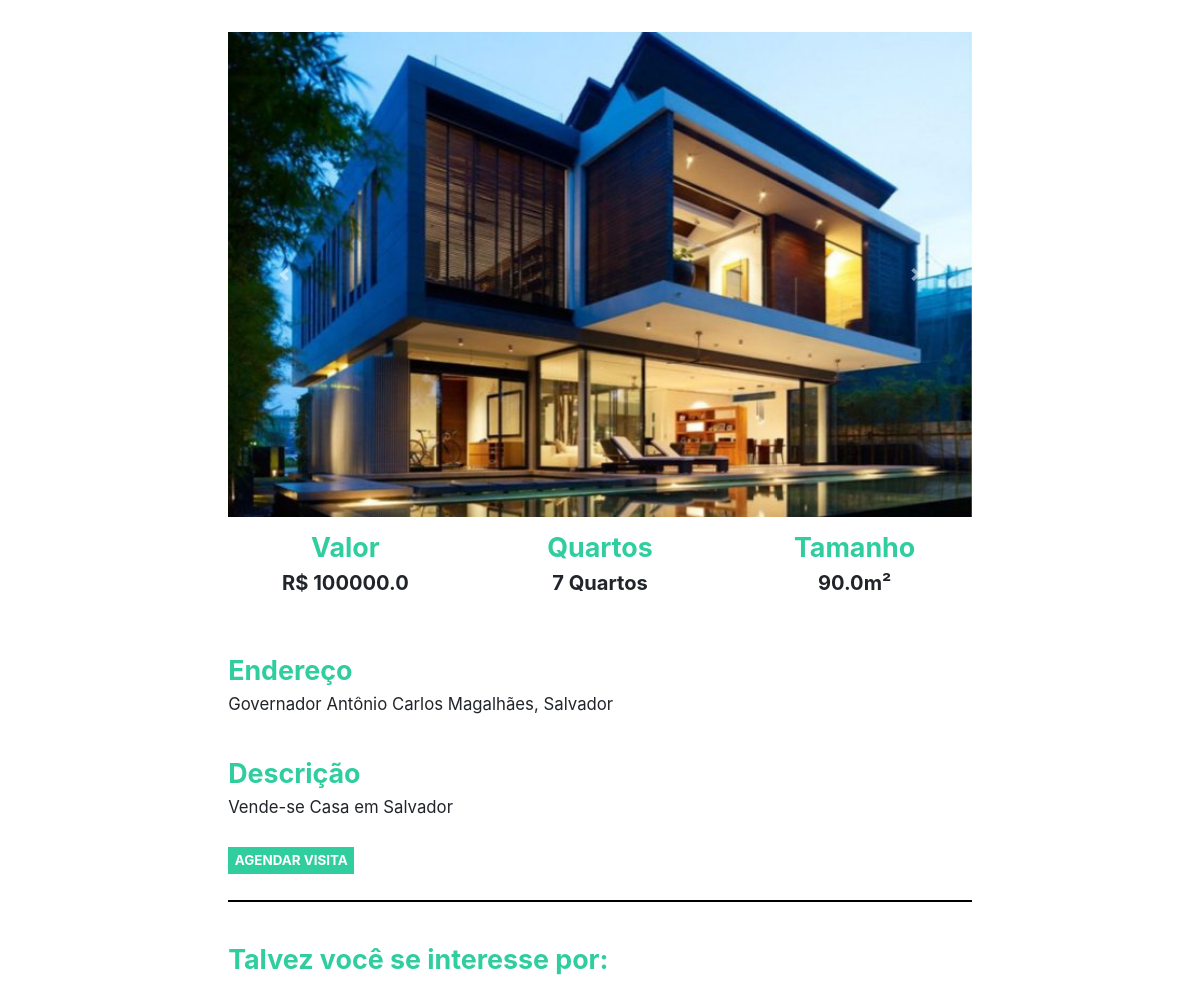
/imovel/4, run on the app's committed database.
### plataforma/models.py (models this page shows, shortened)
class Imagem(models.Model):
    img = models.ImageField(upload_to='img')
    def __str__(self) -> str:
        return self.img.url

class Imovei(models.Model):
    choices = (('V', 'Venda'),
               ('A', 'Aluguel'))
    choices_imovel = (('A', 'Apartamento'),
                      ('C', 'Casa'))
    imagens = models.ManyToManyField(Imagem)
    valor = models.FloatField()
    quartos = models.IntegerField()
    tamanho = models.FloatField()
    cidade = models.ForeignKey(Cidade, on_delete=models.DO_NOTHING)
    rua = models.CharField(max_length=50)
    tipo = models.CharField(max_length=1, choices=choices)
    tipo_imovel = models.CharField(max_length=1, choices=choices_imovel)
    numero = models.IntegerField()
    descricao = models.TextField()
    dias_visita = models.ManyToManyField(DiasVisita)
    horarios = models.ManyToManyField(Horario)

class Cidade(models.Model):
    nome = models.CharField(max_length=30)
    def __str__(self) -> str:
        return self.nome

### plataforma/views.py (the view)
# urls.py: path('imovel/<str:id>', views.imovel, name="imovel"),
def imovel(request, id):
    imovel = get_object_or_404(Imovei, id=id)
    sugestoes = Imovei.objects.filter(cidade=imovel.cidade).exclude(id=id)[:2]
    return render(request, 'imovel.html', {'imovel': imovel, 'sugestoes': sugestoes, 'id': id})

### plataforma/models.py (called while the page is built)
    def __str__(self) -> str:
        return self.dia

    def __str__(self) -> str:
        return str(self.horario)

### plataforma/templates/imovel.html (shortened to what this page needs)
{% extends 'base.html' %}
{% load static %}
{% block 'head' %}
<link rel="stylesheet" href="{% static 'plataforma/css/home.css' %}">
{% endblock  %}
{% block 'body'  %}
    <div  style="text-align: center" class="container" >
        <br>
        <br>
        <div id="carouselExampleControls" class="carousel slide" data-ride="carousel">
            <div class="carousel-inner">
                {% for img in imovel.imagens.all  %}
                    <div  class="carousel-item {% if forloop.first %} active {% endif %}" >
                        <img class="d-block w-100" src="{{img}}" alt="First slide">
                    </div>
                {% endfor %}
            </div>
        <a class="carousel-control-prev" href="#carouselExampleControls" role="button" data-slide="prev">
            <span class="carousel-control-prev-icon" aria-hidden="true"></span>
        </a>
        <a class="carousel-control-next" href="#carouselExampleControls" role="button" data-slide="next">
            <span class="carousel-control-next-icon" aria-hidden="true"></span>
        </a>
    </div>
        <div class="row">
            <div class="col-md">
                <h3 class="titulo_especificacao">Valor</h3>
                <p class="especificacao">R$ {{imovel.valor}}</p>
            </div>
            <div class="col-md">
                <h3 class="titulo_especificacao">Quartos</h3>
                <p class="especificacao">{{imovel.quartos}} Quartos</p>
            </div>
            <div class="col-md">
                <h3 class="titulo_especificacao">Tamanho</h3>
                <p class="especificacao">{{imovel.tamanho}}m²</p>
            </div>
        </div>
        <br>
        <br>
        <div style="text-align: left">
            <h3 class="titulo_especificacao">Endereço</h3>
            <p class="especificacao_endereco">{{imovel.rua}}, {{imovel.cidade }}</p>
        </div>
        <br>
        <div style="text-align: left">
            <h3 class="titulo_especificacao">Descrição</h3>
            <p class="especificacao_endereco">{{imovel.descricao}}</p>
            <br>
            <button class="btn_agendar_visita" data-toggle="modal" data-target="#exampleModal">AGENDAR VISITA</button>
            <br>
            <br>
        </div>
        <hr style="border: 1px solid black">
        <br>
        <div class="div_possivel_interesse">
            <h3 class="titulo_especificacao">Talvez você se interesse por:</h3>
        </div>
    </div>
{% endblock  %}

### templates/static/plataforma/css/home.css (style rules this page uses)
html { zoom: 67% }
.titulo_especificacao { color: #30CD9E; font-weight: bold; margin-top: 20px; font-size: 40px; }
.especificacao { font-size: 30px; font-weight: bold; }
.especificacao_endereco { font-size: 25px; }
.btn_agendar_visita { border: none; background-color: #30CD9E; color: white; font-weight: bold; font-size: 20px; padding: 5px 10px 5px 10px; }
.div_possivel_interesse { text-align: left; }

### data on the page
Imagem: img (picture)
Imovei: valor "100000.0", quartos "7", tamanho "90.0", rua "Governador Antônio Carlos Magalhães", cidade "Salvador", descricao "Vende-se Casa em Salvador"
